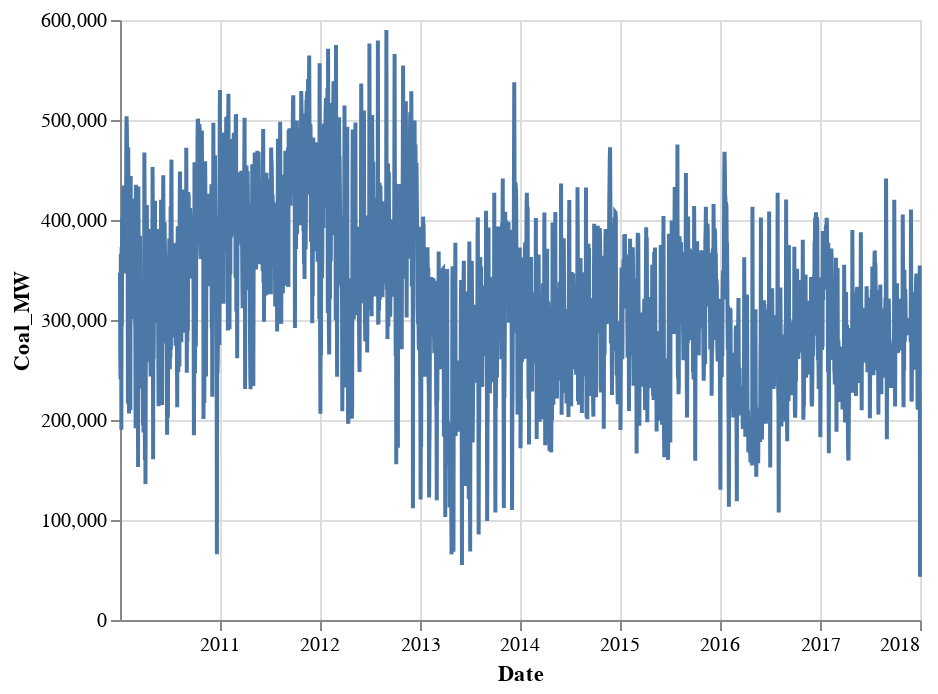

The notebook cell saved with this chart:
### Code cell
coal = alt.Chart(df).mark_line().encode(
    x='Date:T',
    y='Coal_MW:Q'
)

# Encoding Data Types
# https://altair-viz.github.io/user_guide/encoding.html#encoding-data-types

coal

### Figure 1 — Vega-Lite specification as saved in the notebook (floating-point values rounded to 4 significant figures; data arrays with more than 128 entries replaced by an {"elided": "..."} marker saying what was removed)
{"config": {"view": {"continuousWidth": 400, "continuousHeight": 300}}, "data": {"name": "data-f6b4e2fdb295bfa35a11ce1dc4fa98e5"}, "mark": "line", "encoding": {"x": {"field": "Date", "type": "temporal"}, "y": {"field": "Coal_MW", "type": "quantitative"}}, "$schema": "https://vega.github.io/schema/vega-lite/v4.17.0.json", "datasets": {"data-f6b4e2fdb295bfa35a11ce1dc4fa98e5": {"elided": "2922 records"}}}
